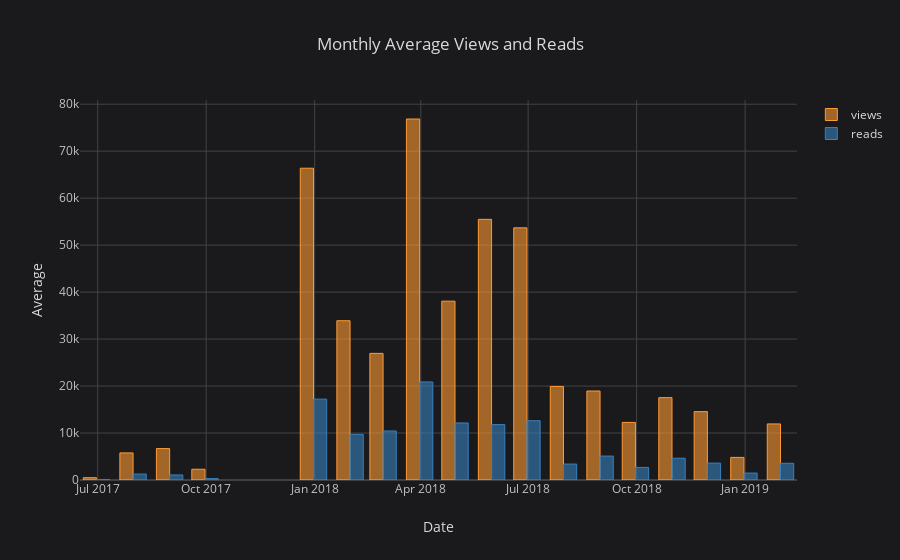

Here is the notebook cell this chart was saved with:
### Code cell
df2.iplot(
    kind='bar',
    xTitle='Date',
    yTitle='Average',
    title='Monthly Average Views and Reads')

### Figure 1 — Plotly figure (JSON) as saved in the notebook; plotly's stock layout.template omitted (floating-point values rounded to 4 significant figures)
{"data": [{"marker": {"color": "rgba(255, 153, 51, 0.6)", "line": {"color": "rgba(255, 153, 51, 1.0)", "width": 1}}, "name": "views", "orientation": "v", "text": "", "type": "bar", "uid": "bba843a8-7879-4a52-9e42-b5aead311551", "x": ["2017-06-30", "2017-07-31", "2017-08-31", "2017-09-30", "2017-10-31", "2017-11-30", "2017-12-31", "2018-01-31", "2018-02-28", "2018-03-31", "2018-04-30", "2018-05-31", "2018-06-30", "2018-07-31", "2018-08-31", "2018-09-30", "2018-10-31", "2018-11-30", "2018-12-31", "2019-01-31"], "y": [490, 5764, 6692.0, 2286, "", "", 66370.0, 33910.0, 26958, 76850.0, 38070.0, 55490.0, 53680.0, 19912, 18940.0, 12260.0, 17533, 14560.0, 4811.0, 11940.0]}, {"marker": {"color": "rgba(55, 128, 191, 0.6)", "line": {"color": "rgba(55, 128, 191, 1.0)", "width": 1}}, "name": "reads", "orientation": "v", "text": "", "type": "bar", "uid": "9bbead5b-5efd-478c-8759-3ae60eff3a77", "x": ["2017-06-30", "2017-07-31", "2017-08-31", "2017-09-30", "2017-10-31", "2017-11-30", "2017-12-31", "2018-01-31", "2018-02-28", "2018-03-31", "2018-04-30", "2018-05-31", "2018-06-30", "2018-07-31", "2018-08-31", "2018-09-30", "2018-10-31", "2018-11-30", "2018-12-31", "2019-01-31"], "y": [116, 1266.0, 1073.0, 302, "", "", 17210.0, 9724.0, 10430.0, 20880.0, 12140.0, 11790.0, 12620.0, 3386, 5092.0, 2676.0, 4633, 3591.0, 1479.0, 3561.0]}], "layout": {"legend": {"bgcolor": "#1A1A1C", "font": {"color": "#D9D9D9"}}, "paper_bgcolor": "#1A1A1C", "plot_bgcolor": "#1A1A1C", "title": {"font": {"color": "#D9D9D9"}, "text": "Monthly Average Views and Reads"}, "xaxis": {"gridcolor": "#434343", "showgrid": true, "tickfont": {"color": "#C2C2C2"}, "title": {"font": {"color": "#D9D9D9"}, "text": "Date"}, "zerolinecolor": "#666570"}, "yaxis": {"gridcolor": "#434343", "showgrid": true, "tickfont": {"color": "#C2C2C2"}, "title": {"font": {"color": "#D9D9D9"}, "text": "Average"}, "zerolinecolor": "#666570"}}}
